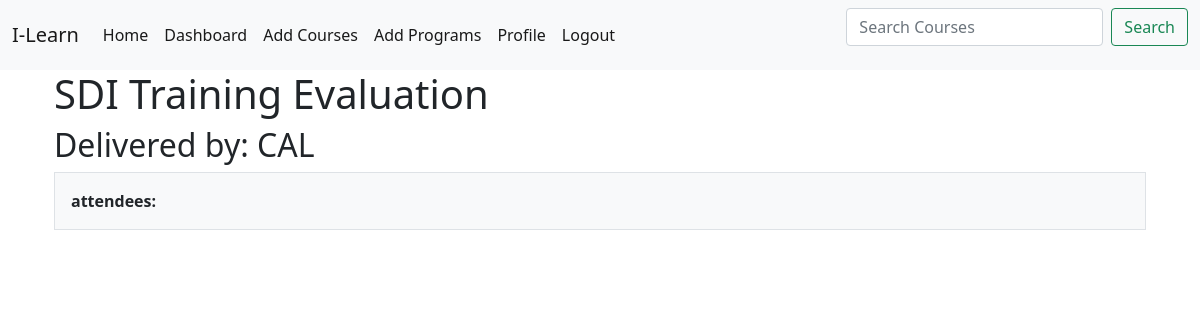
/course/7/ (signed in), run on an earlier commit of the app's database.
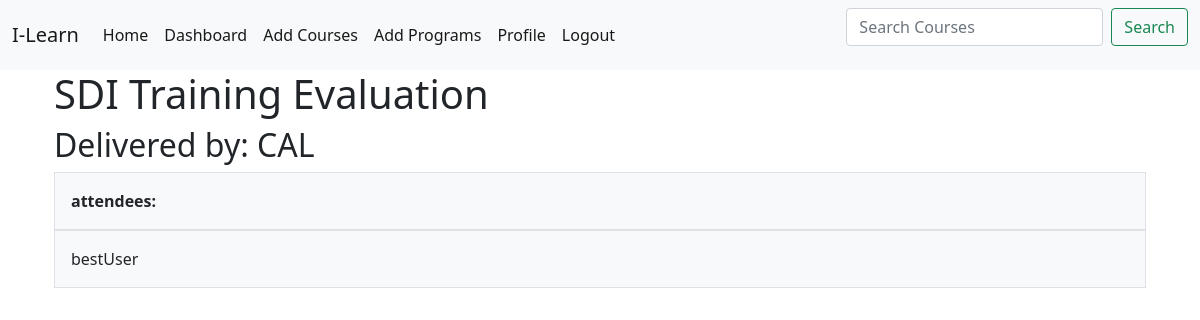
And on a later commit of the database.
### booking/models.py (models this page shows, shortened)
class attendees(models.Model):
    courseNeededBy = [
        ('W1M', 'Within 1 Month'),
        ('1-3', '1-3 Months'),
        ('3-6', '3-6 Months'),
        ('6+M', '6+ Months'),
    ]
    statuses = [
        ('PEN', 'Pending'),
        ('APR', 'Approved'),
        ('REJ', 'Rejected'),
    ]
    user = models.ForeignKey(User, on_delete=models.CASCADE, related_name='user')
    role = models.CharField(max_length=100)
    course = models.ForeignKey(Course, on_delete=models.CASCADE)
    course_due = models.CharField(max_length=3, choices=courseNeededBy)
    your_development = models.CharField(max_length=3000)
    status = models.CharField(max_length=3, choices=statuses, default='PEN')

### booking/views.py (the view)
# urls.py: path('course/<int:pk>/', courses.as_view(), name='course'),
class courses(DetailView): #Using Django generic detail view, this handles lots of things, allows user to see details about a model eg. course
    model = Course
    template_name = 'booking/courses.html'
    def get_queryset(self):
        return Course.objects.all()
    def get_context_data(self, **kwargs):
        context = super(courses, self).get_context_data(**kwargs)
        context['attendees'] = attendees.objects.filter(course = self.object) #Getting a list of attendees that are related to the course instance
        return context

### booking/templates/booking/courses.html (shortened to what this page needs)
{% extends "booking/base.html" %}
{% block content %}
<div class="container px-4">
    <h1>{{course.courseName}}</h1>
    <h2>Delivered by: {{course.host}}</h2>
    <div class="row gx-5">
      <div class="col">
        <div class="p-3 border bg-light"><b>attendees:</b></div>
        {% for a in attendees %}
       <div class="p-3 border bg-light">{{a.user}}</div>
       {% endfor %}
      </div>
    </div>
</div>
{% endblock content %}

What changed in the data, as far as the page shows it:
added attendees: user "bestUser"
